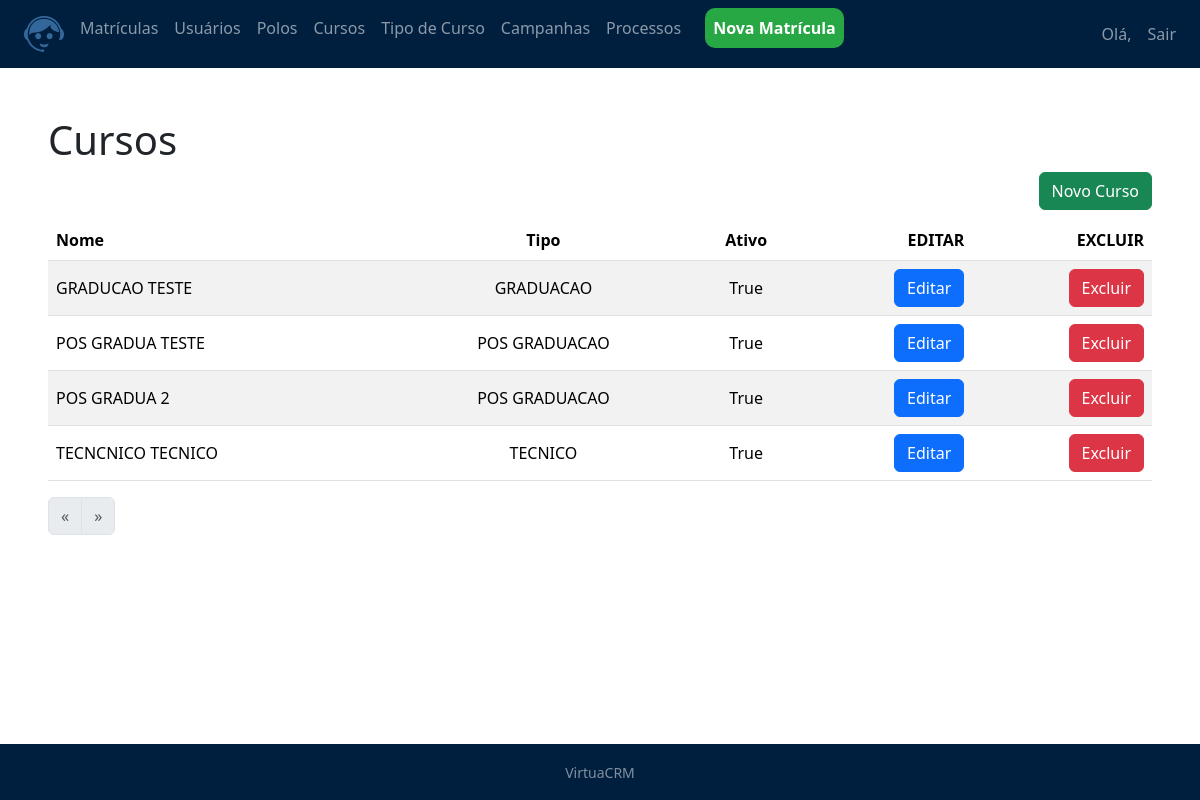
Before: /matriculas/curso/ (signed in) with the older database file.
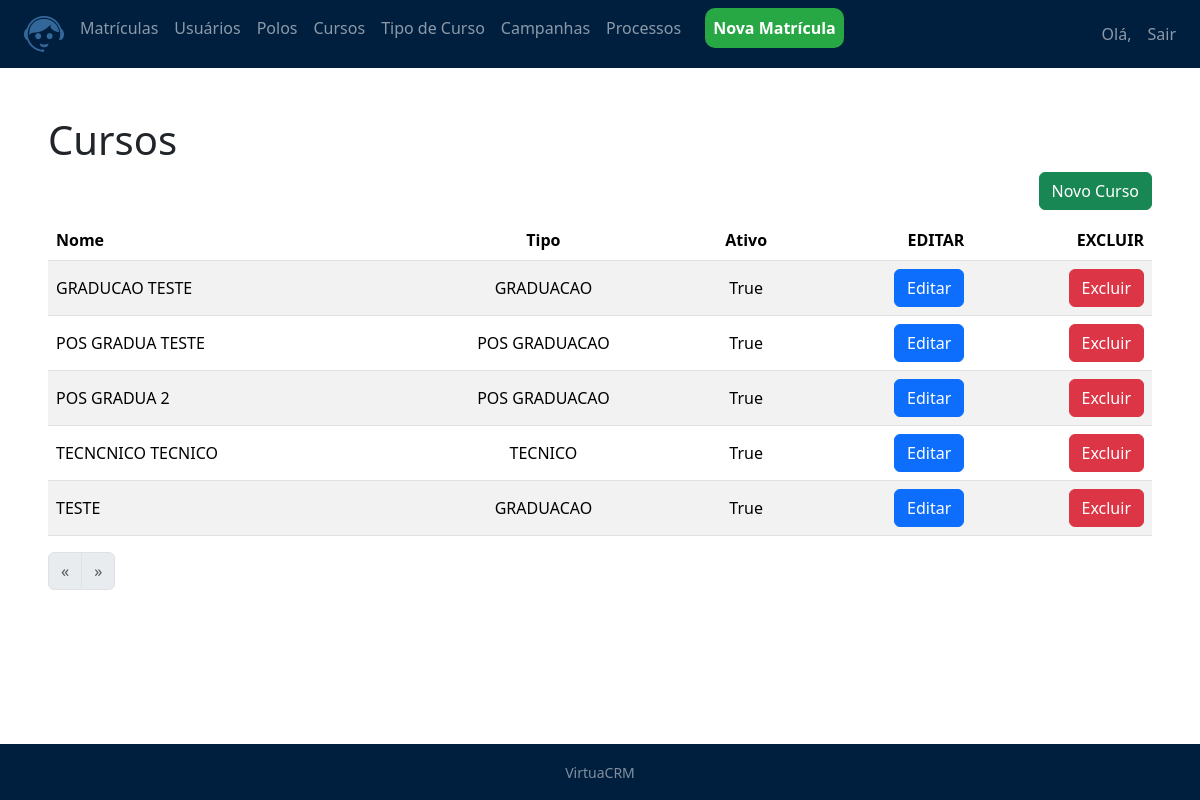
After: the same page with the newer database file.
### matriculas/models.py (models this page shows, shortened)
class cad_cursos(models.Model):
    nome = models.CharField(max_length=100)
    tipo_curso = models.ForeignKey(tipo_curso, on_delete=models.CASCADE)
    create_date = models.DateTimeField(auto_now_add=True)
    update_date = models.DateTimeField(auto_now=True)
    active = models.BooleanField(default=True)
    class Meta:
        db_table = 'cursos'
    def get_data_create_curso(self):
        return self.create_date.strftime('%d/%m/%Y')
    def get_data_update_curso(self):
        return self.update_date.strftime('%d/%m/%Y')
    def get_absolute_url(self):
        return reverse("matriculas:curso_update", kwargs={'id': self.id}) #Direciona para a url de edição
    def get_delete_url(self):
        return reverse("matriculas:curso_delete", kwargs={'id': self.id})# Exclui o resgistro

class tipo_curso(models.Model):
    nome = models.CharField(max_length=100)
    pontos = models.IntegerField()
    create_date = models.DateTimeField(auto_now_add=True)
    update_date = models.DateTimeField(auto_now=True)
    active = models.BooleanField(default=True)
    class Meta:
        db_table = 'tipo_curso'
    def __str__(self):
        return self.nome

### matriculas/views.py (the view)
# urls.py: path('curso/', CursoListView.as_view(), name='curso_list'),
class CursoListView(LoginRequiredMixin, ListView):
    template_name = 'matriculas/curso_list.html'
    model = cad_cursos
    queryset = cad_cursos.objects.all()

### matriculas/templates/matriculas/curso_list.html (shortened to what this page needs)
{% extends 'model-page.html'%}
{% block content %}
<h1>Cursos</h1>
<a href="{% url 'matriculas:cursos_new' %}"
<button type="button" class="btn btn-success" style="float: right; margin-bottom: 10px;">Novo Curso</button>
</a>
<table class="table table table-striped">
    <thead>
        <tr>
          <th class="text-start align-middle">Nome</th>
          <th class="text-center align-middle">Tipo</th>
          <th class="text-center align-middle"">Ativo</th>
          <th class="text-end align-middle">EDITAR</th>
          <th class="text-end align-middle">EXCLUIR</th>
        </tr>
      </thead>
      <tbody>
        {% for cad_curso in object_list %}
          <tr>
            <td class="text-start align-middle">{{cad_curso.nome}}</td>
            <td class="text-center align-middle">{{cad_curso.tipo_curso}}</td>
            <td class="text-center align-middle">{{cad_curso.active}}</td>
            <td class="text-end align-middle"><a href = "{{ cad_curso.get_absolute_url }}"><button type="button" class="btn btn-primary">Editar</button></td>
              <form method="POST" action="{{ cad_curso.get_delete_url }}">{% csrf_token %}
                <td class="text-end align-middle"><button type="submit" class="btn btn-danger">Excluir</button></td>
              </form>
          </tr>
        {% endfor %}
      </tbody>
  </table>
  <ul class="pagination">
    {%if  page_obj.has_previous %}
      <li class="page-item">
        <a class="page-link" href="?page={{ page_obj.previous_page_number }}" aria-label="Previous">
          <span aria-hidden="true">&laquo;</span>
        </a>
      </li>
    {% else %}
      <li class="page-item disabled">
        <a class="page-link" href="#" aria-label="Previous">
          <span aria-hidden="true">&laquo;</span>
        </a>
      </li>
    {% endif %}
    {% if page_obj.has_next %}
      <li class="page-item">
        <a class="page-link" href="?page= {{ page_obj.next_page_number }}" aria-label="Next">
          <span aria-hidden="true">&raquo;</span>
        </a>
      </li>
    {% else %}
      <li class="page-item disabled">
        <a class="page-link" href="#" aria-label="Next">
          <span aria-hidden="true">&raquo;</span>
        </a>
      </li>
    {% endif %}
    </ul>
{% endblock %}

Changed rows visible on the page:
added cad_cursos: nome "TESTE", tipo_curso "GRADUACAO", active "True"
